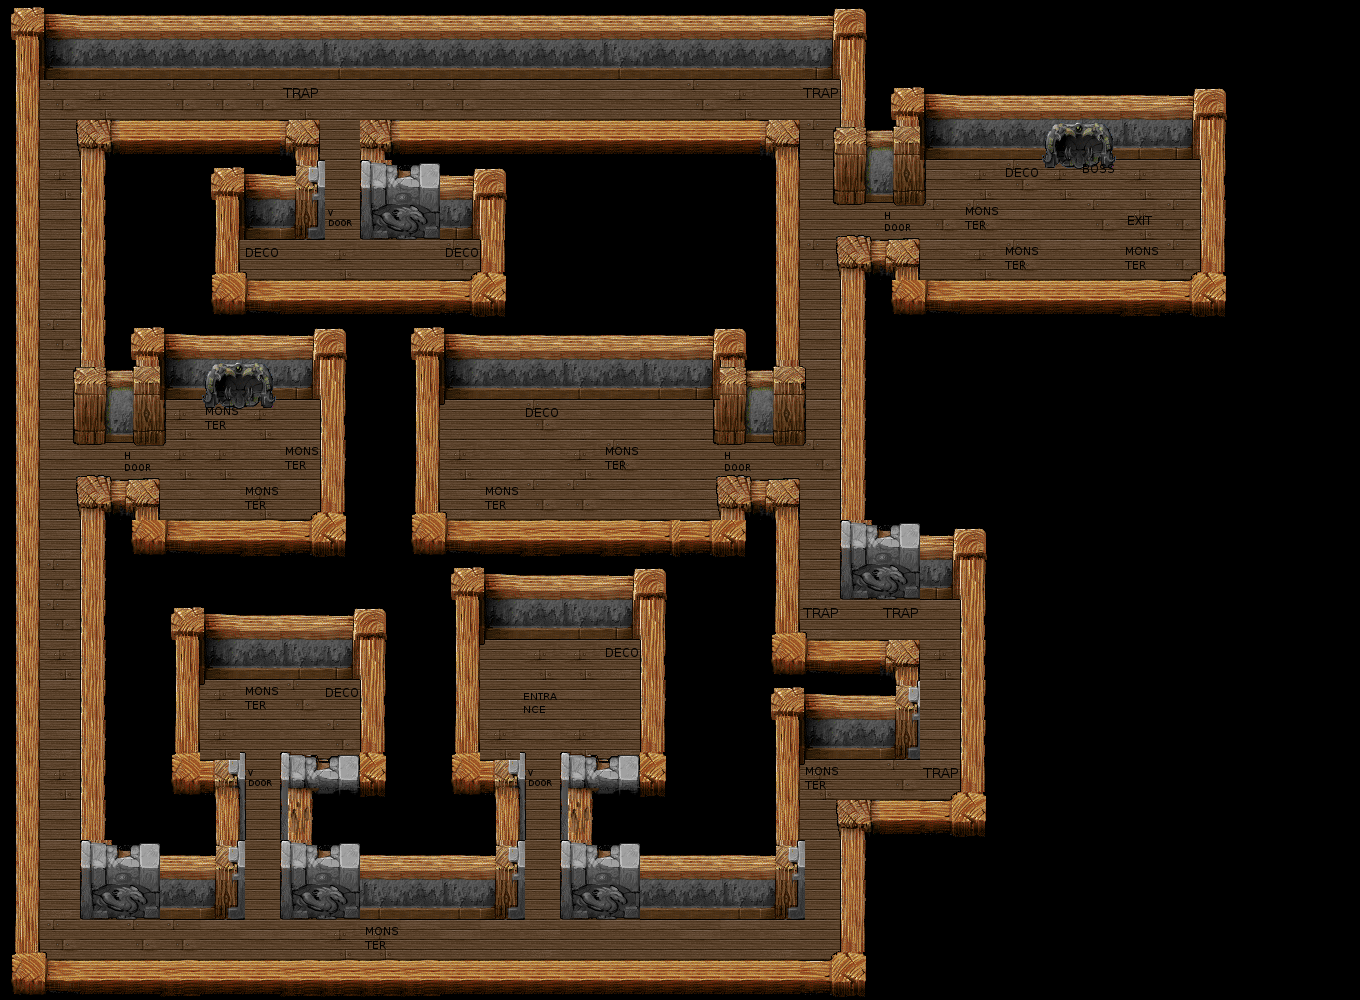

The image is a tile-based game level rendered from a .tmx file. Its description and source (layers, tilesets, objects; grid data summarised) follow:
An orthogonal 34x25 tile map with 40x40 px tiles, 4 tile layers (fog, ground, walls, objects).

<map version="1.0" orientation="orthogonal" width="34" height="25" tilewidth="40" tileheight="40">
 <tileset firstgid="1" name="tileset2" tilewidth="40" tileheight="40">
  <image source="tileset.png" width="600" height="280" />
  <tile id="0">
   <properties>
    <property name="DUNGEON_FLOOR" value="1" />
   </properties>
  </tile>
  <tile id="1">
   <properties>
    <property name="DUNGEON_FLOOR" value="1" />
   </properties>
  </tile>
  <tile id="2">
   <properties>
    <property name="DUNGEON_FLOOR" value="1" />
   </properties>
  </tile>
  <tile id="3">
   <properties>
    <property name="DUNGEON_FLOOR" value="1" />
   </properties>
  </tile>
  <tile id="4">
   <properties>
    <property name="DUNGEON_FLOOR" value="1" />
   </properties>
  </tile>
  <tile id="5">
   <properties>
    <property name="DUNGEON_FLOOR" value="1" />
   </properties>
  </tile>
  <tile id="22">
   <properties>
    <property name="DOOR" value="1" />
   </properties>
  </tile>
  <tile id="52">
   <properties>
    <property name="DOOR" value="1" />
   </properties>
  </tile>
  <tile id="71">
   <properties>
    <property name="DOOR" value="1" />
   </properties>
  </tile>
  <tile id="72">
   <properties>
    <property name="DOOR" value="1" />
   </properties>
  </tile>
  <tile id="73">
   <properties>
    <property name="ENTRANCE" value="" />
   </properties>
  </tile>
  <tile id="74">
   <properties>
    <property name="EXIT" value="" />
   </properties>
  </tile>
  <tile id="84">
   <properties>
    <property name="DUNGEON_FLOOR" value="1" />
   </properties>
  </tile>
  <tile id="85">
   <properties>
    <property name="DUNGEON_FLOOR" value="1" />
   </properties>
  </tile>
  <tile id="86">
   <properties>
    <property name="DUNGEON_FLOOR" value="1" />
   </properties>
  </tile>
  <tile id="87">
   <properties>
    <property name="BOSS" value="1" />
   </properties>
  </tile>
  <tile id="88">
   <properties>
    <property name="DOOR" value="0" />
   </properties>
  </tile>
  <tile id="89">
   <properties>
    <property name="DOOR" value="1" />
   </properties>
  </tile>
  <tile id="99">
   <properties>
    <property name="DUNGEON_FLOOR" value="1" />
   </properties>
  </tile>
  <tile id="100">
   <properties>
    <property name="DUNGEON_FLOOR" value="1" />
   </properties>
  </tile>
  <tile id="101">
   <properties>
    <property name="RELIC" value="1" />
   </properties>
  </tile>
  <tile id="102">
   <properties>
    <property name="MONSTER" value="1" />
   </properties>
  </tile>
  <tile id="103">
   <properties>
    <property name="TRAP" value="" />
   </properties>
  </tile>
  <tile id="104">
   <properties>
    <property name="DECO" value="" />
   </properties>
  </tile>
 </tileset>
 <layer name="fog" width="34" height="25">
  <data>[850 cells, 850 non-empty, 1 distinct tile ids]</data>
 </layer>
 <layer name="ground" width="34" height="25">
  <data>[850 cells, 850 non-empty, 7 distinct tile ids]</data>
 </layer>
 <layer name="walls" width="34" height="25">
  <data>[850 cells, 850 non-empty, 68 distinct tile ids]</data>
 </layer>
 <layer name="objects" width="34" height="25">
  <data>[850 cells, 850 non-empty, 9 distinct tile ids]</data>
 </layer>
</map>
